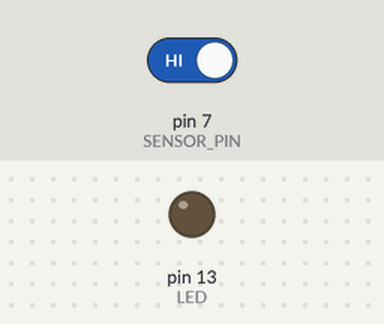
Simulated run of this sketch. Board: Arduino Uno, built with avr-gcc and run on an emulated ATmega328P. Shown: output pins drawn as LEDs (lit = HIGH). The inputs (shaded band) are chosen by the test bench; at power-on: pin 7 (SENSOR_PIN) HIGH.

Above: at 1.2 s.
1.3 s: pin 7 (SENSOR_PIN) driven LOW
At 1.8 s:
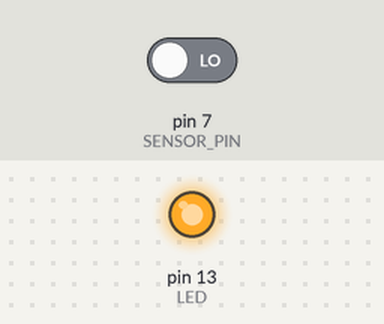
2.8 s: pin 7 (SENSOR_PIN) driven HIGH
At 4.1 s:
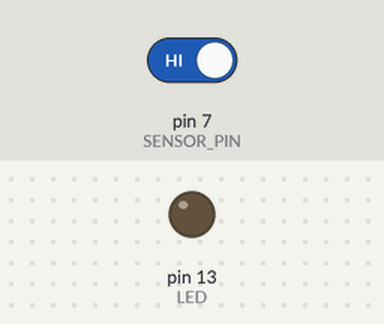
Timing chart, 0 to 5.8 s (numbered marks = the images above; inputs shaded):
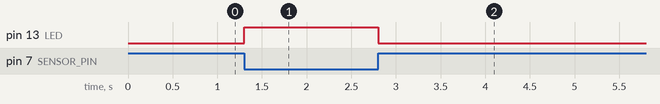

The sketch:

recv.ino
```cpp
#define SENSOR_PIN 7
#define LED 13
#define SAMPLING_TIME 20


//Declaration
bool led_state = false;
bool previous_state = true;
bool current_state = true;
char buff[64];

void setup()
{
  pinMode(LED, OUTPUT);
  pinMode(SENSOR_PIN, INPUT);
  Serial.begin(9600);

}

void loop()
{
  current_state = get_sensor();
  if(!current_state && previous_state)
  {
    sprintf(buff, "%c", get_byte());
    Serial.print(buff);
  }
  digitalWrite(LED, current_state);
  previous_state = current_state;
}
bool get_sensor()
{
  bool val = !digitalRead(SENSOR_PIN);
  digitalWrite(LED, val);
  return val;
}

char get_byte()
{
  char data_byte = 0;
  delay(SAMPLING_TIME * 1.5);
  for(int i = 0; i < 8; i++)
  {
    data_byte = data_byte | (char)get_sensor() << i;
    delay(SAMPLING_TIME);
  }
  return data_byte;
}
```

Measured:
- after the input at 1.3 s, pin 13 (LED): LOW → HIGH at once
- after the input at 2.8 s, pin 13 (LED): HIGH → LOW at once
